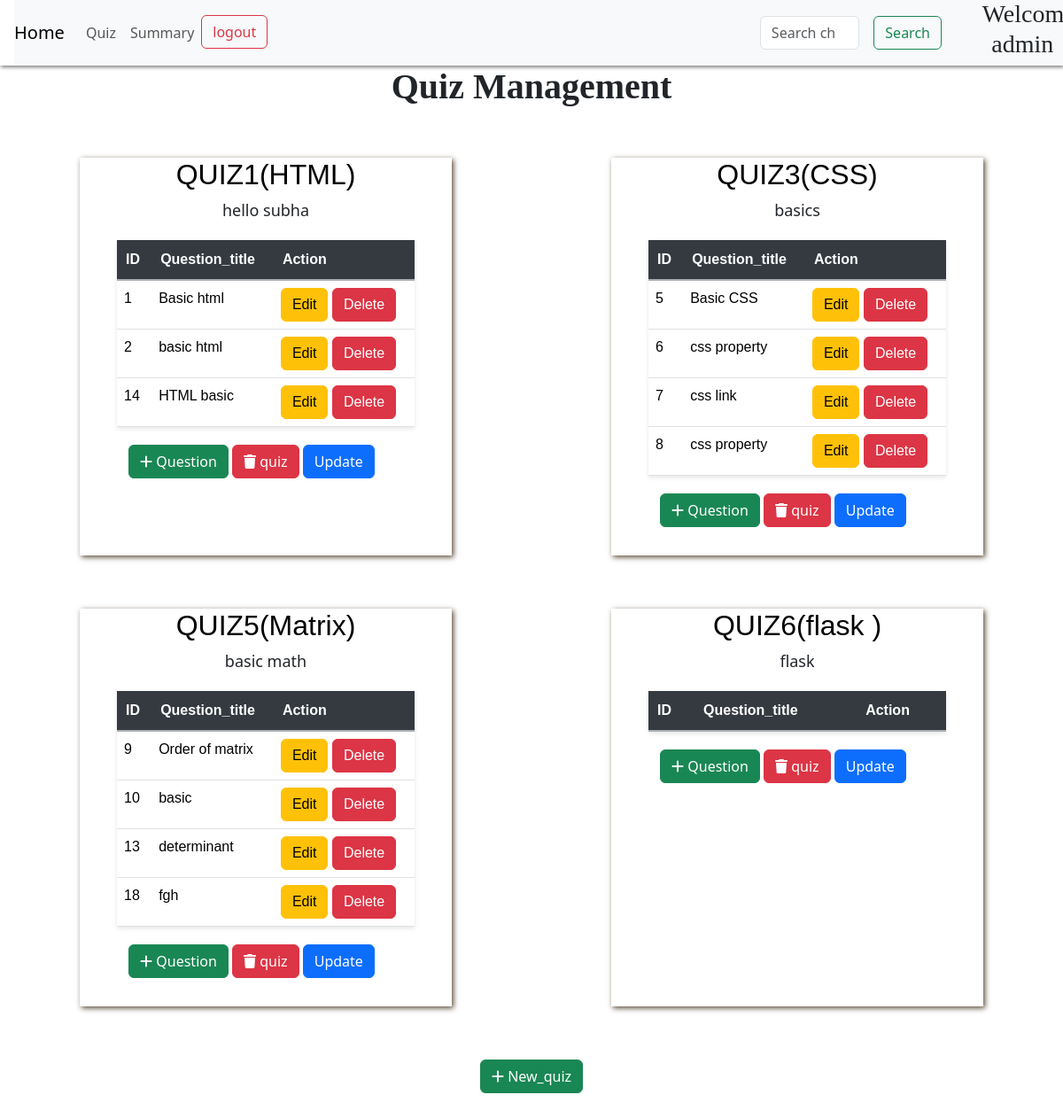
Page /quizz on the committed database.
### models.py (models this page shows)
class Quiz(db.Model):
    id =db.Column(db.Integer, primary_key=True, autoincrement=True)
    chapter_id=db.Column(db.Integer, db.ForeignKey('chapter.id', name='FK_quiz_chapter_id'), nullable=False)
    date_of_quiz=db.Column(db.Date, nullable=False)
    time_duration= db.Column(db.Integer, nullable=False)
    no_of_questions=db.Column(db.Integer, nullable=True)
    notes=db.Column(db.String(50), nullable=True)
    questions=db.relationship('Question', backref='quiz', lazy=True)
    score=db.relationship('Scores', backref='quiz', lazy=True)

class Chapter(db.Model):
    id =db.Column(db.Integer, primary_key=True, autoincrement=True)
    subject_id=db.Column(db.Integer, db.ForeignKey('subject.id', name='FK_chapter_subject_id'), nullable=False)
    name=db.Column(db.String(50), nullable=False)
    description=db.Column(db.String(100), nullable=True)
    quizs=db.relationship('Quiz', backref='chapter', lazy=True)

class Question(db.Model):
    id =db.Column(db.Integer, primary_key=True, autoincrement=True)
    quiz_id=db.Column(db.Integer, db.ForeignKey('quiz.id', name='FK_question_quiz_id'), nullable=False)
    question_title=db.Column(db.String(200), nullable=False)
    question_text=db.Column(db.String(200), nullable=False)
    option1=db.Column(db.String(100), nullable=False)
    option2=db.Column(db.String(100), nullable=False)
    option3=db.Column(db.String(100), nullable=False)
    option4=db.Column(db.String(100), nullable=False)
    correct_option=db.Column(db.Integer, nullable=False)

### routes.py (the view)
@app.route('/quizz',methods=['GET','POST'])
def quizz():
    query = request.args.get("query", "").strip().lower()
    chapters = Chapter.query.all()
    if query:
        filtered_chap = Chapter.query.filter(Chapter.name.like(f"%{query}%")).all()
        chapter_ids = [chapter.id for chapter in filtered_chap]
        quizzes = Quiz.query.filter(Quiz.chapter_id.in_(chapter_ids)).all()
    else:
        quizzes=Quiz.query.all()
    return render_template('quiz_management.html', quizzes=quizzes, chapters=chapters, query=query)

### templates/quiz_management.html (shortened to what this page needs)
<!DOCTYPE html>
<html lang="en">
<head>
    <link rel="stylesheet" href="{{ url_for('static', filename= 'style_index.css') }}">
    <link href="https://cdn.jsdelivr.net/npm/bootstrap@5.3.2/dist/css/bootstrap.min.css" rel="stylesheet">
    <link rel="stylesheet" href="https://cdnjs.cloudflare.com/ajax/libs/aos/2.3.4/aos.css">
    <link rel="stylesheet" href="https://cdnjs.cloudflare.com/ajax/libs/font-awesome/6.7.2/css/all.min.css">
    <link href="https://cdn.jsdelivr.net/npm/bootstrap@5.3.3/dist/css/bootstrap.min.css" rel="stylesheet">
</head>
<body>
  <div class="usernav" style="box-shadow:1px 2px 4px grey ">
    <nav class="navbar navbar-expand-lg navbar-light bg-light" style="margin-left: 1rem; height:4.6rem">
        <a class="navbar-brand" href="/admin">Home</a>
        <div class="collapse navbar-collapse" id="navbarSupportedContent">
          <ul class="navbar-nav mr-auto">
            <li class="nav-item active">
              <a class="nav-link" href="#">Quiz <span class="sr-only">(current)</span></a>
            </li>
            <li class="nav-item">
              <a class="nav-link" href="{{ url_for('admin_summary') }}">Summary</a>
            </li>
            <li class="nav_item">
                <a href="/login" class="btn btn-outline-danger">logout</a>
            </li>
          </ul>
          <form method="GET" action="/quizz" class="form-inline my-2 my-lg-0" style="display: flex; margin-left:50%;">
            <input class="form-control mr-sm-2" type="search" placeholder="Search chapter" aria-label="Search" name="query" value="{{ query or '' }}">
            <button class="btn btn-outline-success my-2 my-sm-0" type="submit" style="margin-left: 1rem;">Search</button>
          </form>
          <div>
            <h3 style="padding-left: 10%; text-align:center; font-family:poppins; margin-left:2rem;">Welcome admin</h3>
          </div>
        </div>
      </nav>
    </div>
       <h1 style="text-align: center; font-family:poppins; font-weight:bold;">Quiz Management</h1>
       <br>
       <br>
       {% if quizzes %}
       <div class="quiz-outer">
       {% for quiz in quizzes %}
       <div class="quiz-box">
        <div class="userdash">
        <h2 style="text-align:center ; font-family: sans-serif; font-weight:400;" >
          {% set chapter = chapters|selectattr('id', 'equalto', quiz.chapter_id)|list|first %}
          <a href= "{{ url_for('quiz_details', quiz_id=quiz.id) }}" style="text-decoration: none; color:black; text-align:center;">QUIZ{{ quiz.id }}({{ chapter.name }})</a>
        </h2><span><p style="text-align: center; font-size:large">{{ quiz.notes }}</p></span>
        <table class="table">
          <thead class="thead-dark">
            <tr>
              <th>ID</th>
              <th>Question_title</th>
              <th>Action</th>
            </tr>
          </thead>
          <tbody>
            {% for question in quiz.questions %}
            <tr>
              <td>{{ question.id }}</td>
              <td>{{ question.question_title }}</td>
              <td>
                <a href="/question/edit/{{ question.id }}" class="btn btn-warning">Edit</a>
                <a href="/question/delete/{{ question.id }}" class="btn btn-danger">Delete</a>
              </td>
            </tr>
            {% endfor %}
          </tbody>
        </table>
        <div class="add-sub" style="text-align: center;">
        <a href="/question/add/{{ quiz.id }}" class="btn btn-success">
          <i class="fas fa-add"></i>
          Question
        </a>
        <a href="/quiz/delete/{{ quiz.id }}" class="btn btn-danger">
          <i class=" fa-solid fa-trash"></i>
          quiz
        </a>
        <a href="/quiz/update/{{ quiz.id }}" class="btn btn-primary"> Update</a>
      </div>
</div>
       </div>
       <br>
       <br>
       {% endfor %}
      </div>
       {% else %}
       <h3> No Quiz found.Add quiz to start <h3>
       {% endif %}
       <div style="text-align: center;" >
        <a href="{{ url_for('new_quiz') }}" class="btn btn-success" style="margin-bottom: 2rem;">
          <i class="fas fa-add"></i>
          New_quiz
        </a>
       </div>
</body>
</html>

### static/style_index.css (style rules this page uses)
body,html { height: 100%; margin: 0%; padding: 0%; background: none !important; }
.form-control { background-color: whitesmoke; }
.userdash table { position: relative; width: 80%; margin: 20px auto; margin-left: 10%; margin-right: 10%; justify-content: space-around; border-collapse:collapse ; box-shadow: 0px 2px 5px rgba(0, 0, 0, 0.1); font-family: sans-serif; }
.table thead.thead-dark th { background-color: #343a40; color: #ffffff; padding: 10px; text-align: left; border-bottom: 2px solid #aaafb3; }
.userdash .table th { padding: 10px; text-align: left; border-bottom: 1px solid #dee2e6; }
.quiz-box { display:inline-block; width:35%; margin: 7.5%; margin-top: 0%; margin-bottom: 5%; box-shadow: 2px 2px 6px rgb(90, 74, 54); }
.quiz-outer { display: flex; flex-wrap: wrap; justify-content: space-around; }
.add-sub { justify-content: space-between; text-align: center; padding-right: 2rem; padding-bottom: 2rem; overflow-y: auto; }

### rows in the picture
Quiz: id "1", notes "hello subha"
Chapter: name "HTML"
Question: id "1", question_title "Basic html"
Question: id "2", question_title "basic html"
Question: id "14", question_title "HTML basic"
Quiz: id "3", notes "basics"
Chapter: name "CSS"
Question: id "5", question_title "Basic CSS"
Question: id "6", question_title "css property"
Question: id "7", question_title "css link"
Question: id "8", question_title "css property"
Quiz: id "5", notes "basic math"
Chapter: name "Matrix"
Question: id "9", question_title "Order of matrix"
Question: id "10", question_title "basic"
Question: id "13", question_title "determinant"
Question: id "18", question_title "fgh"
Quiz: id "6", notes "flask"
Chapter: name "flask"
